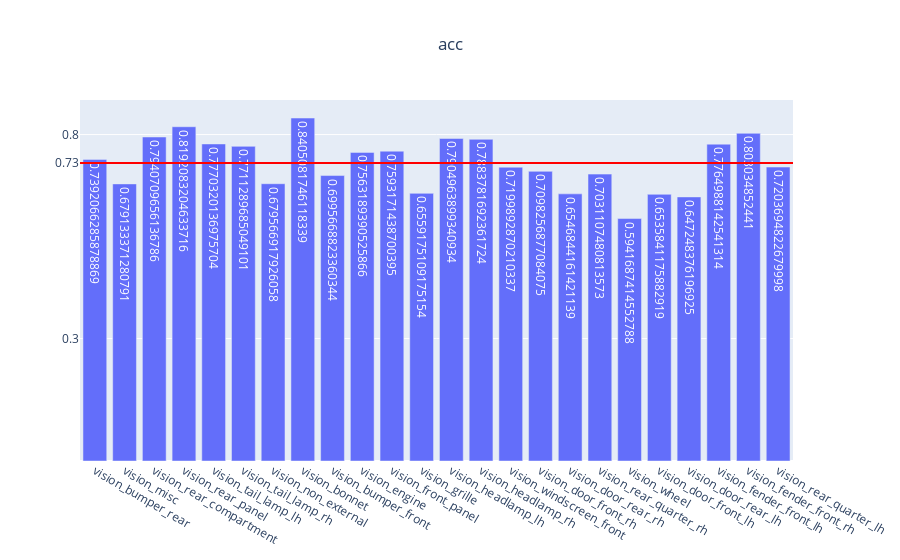

Write notebook code for a chart like this one.
### Code cell
genVisMulitlabel(partEvalMetrics, "acc")

### Figure 1 — Plotly figure (JSON) as saved in the notebook; plotly's stock layout.template omitted (floating-point values rounded to 4 significant figures)
{"data": [{"text": [0.7392, 0.6791, 0.7941, 0.8192, 0.777, 0.7711, 0.6796, 0.8405, 0.6996, 0.7563, 0.7593, 0.6559, 0.7905, 0.7884, 0.72, 0.7098, 0.6547, 0.7031, 0.5942, 0.6536, 0.6472, 0.7765, 0.803, 0.7204], "type": "bar", "x": ["vision_bumper_rear", "vision_misc", "vision_rear_compartment", "vision_rear_panel", "vision_tail_lamp_lh", "vision_tail_lamp_rh", "vision_non_external", "vision_bonnet", "vision_bumper_front", "vision_engine", "vision_front_panel", "vision_grille", "vision_headlamp_lh", "vision_headlamp_rh", "vision_windscreen_front", "vision_door_front_rh", "vision_door_rear_rh", "vision_rear_quarter_rh", "vision_wheel", "vision_door_front_lh", "vision_door_rear_lh", "vision_fender_front_lh", "vision_fender_front_rh", "vision_rear_quarter_lh"], "y": [0.7392, 0.6791, 0.7941, 0.8192, 0.777, 0.7711, 0.6796, 0.8405, 0.6996, 0.7563, 0.7593, 0.6559, 0.7905, 0.7884, 0.72, 0.7098, 0.6547, 0.7031, 0.5942, 0.6536, 0.6472, 0.7765, 0.803, 0.7204]}], "layout": {"shapes": [{"line": {"color": "red", "width": 2}, "type": "line", "x0": 0, "x1": 1, "xref": "x domain", "y0": 0.7305, "y1": 0.7305, "yref": "y"}], "title": {"text": "acc", "x": 0.5}, "yaxis": {"tickmode": "array", "tickvals": ["0.73", 0.3, 0.8]}}}
